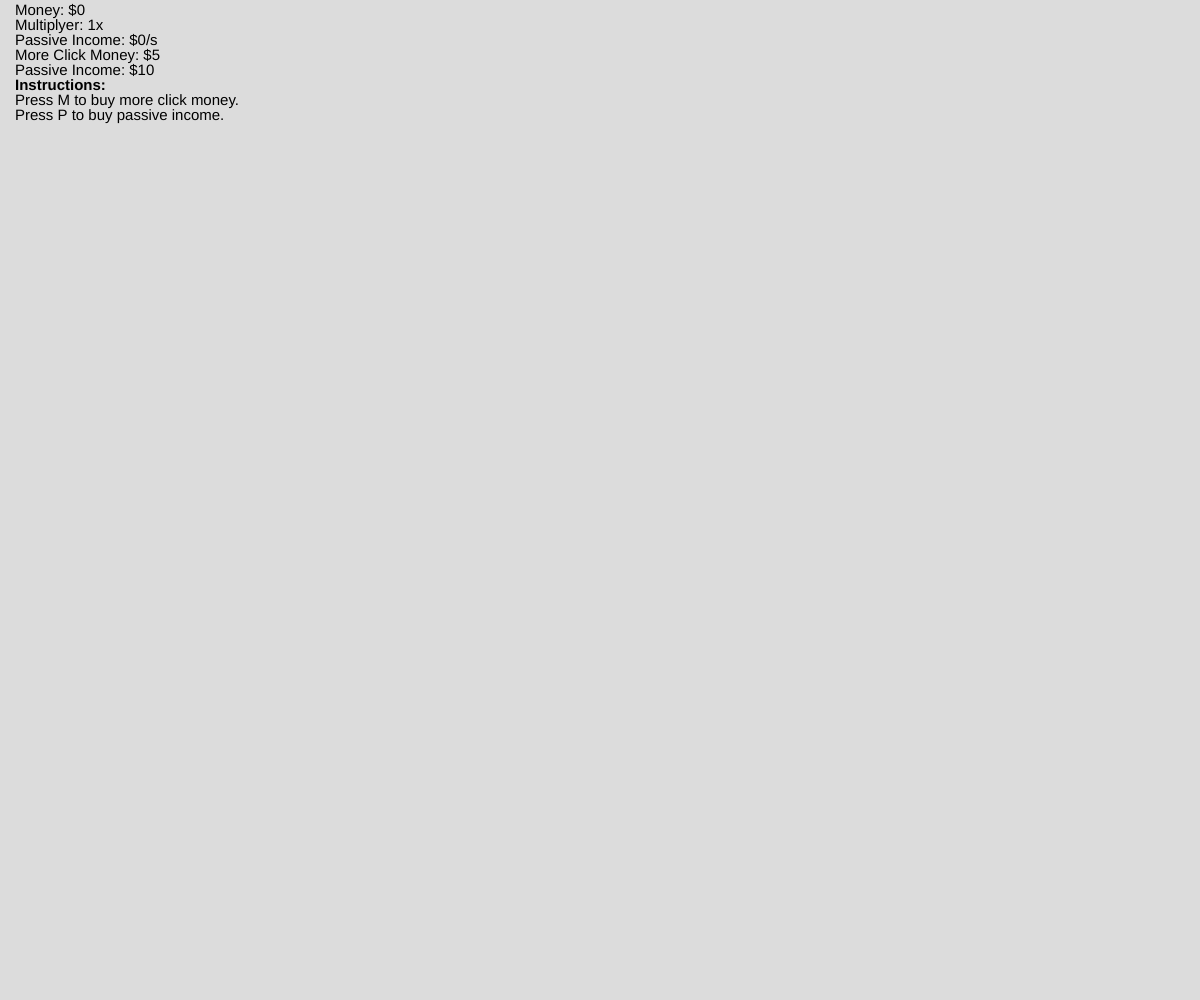
Frame 1 (no input)
Frame 60 (no input): identical to frame 1, image omitted
Frame 120 (the mouse pressed at the canvas centre since frame 60): identical to frame 1, image omitted

The p5.js sketch that drew this single still picture (run headless with seeded random() and noise() and a simulated clock; from frame 60 on, the mouse is pressed at the canvas centre):

// p5.js sketch
// ── sketch.js
// Project Title
// Tilden
// Date
//
// Extra for Experts:
// - describe what you did to take this project "above and beyond"


let theMoney = {
  money: 0,
  passiveIncome: 0,
  multi: 1,
  passiveMulti: 1,
  multiCost: 5,
  passiveCost: 10,
  priceMulti: 2,
  passivePriceMulti: 3,
};
let passiveEarn = {
  passiveDelay: 1000,
  timePassedEarn: 0,
  shouldAdd: true,
};
let disInfo = {
  sizeText: 15,
};
let multi = 1;
let passiveMulti = 1;
let passiveIncome = 0;
let money = 0;
let passiveCost = 10;
let multiCost = 5;
let sizeText = 15;
let passiveDelay = 1000;
let timePassedEarn = 0;
let shouldAdd = true;
function setup() {
  createCanvas(windowWidth, windowHeight);
  keyTyped();
}

function draw() {
  background(220);
  displayStats();
  displayPrice();
  displayInfo();
  theDelay(earnPassive);
}
function mouseClicked() {
  theMoney.money += theMoney.multi;
}
function keyTyped() {
  if (key === "m" && theMoney.money >= theMoney.themoney.multiCost * theMoney.multi) {
    theMoney.money -= theMoney.themoney.multiCost * multi;
    theMoney.multi *= theMoney.priceMulti;
    theMoney.multiCost *= theMoney.priceMulti;
  }

  if (key === "p" && money >= passiveCost * passiveMulti) {
    money -= passiveCost * passiveMulti;
    passiveIncome+=passiveMulti;
    passiveCost*=3;
  }
  if (key === "s"){
    secretHack();
  }
}
function earnPassive() {
  money += passiveIncome;
}
function displayStats() {
  function displayMoney() {
    textSize(sizeText);
    text("Money: $" + money, sizeText, sizeText);
    
  }
  function displayMulti() {
    text("Multiplyer: " + multi + "x", sizeText, sizeText * 2);
    textSize(sizeText);
  }
  function displayPassive() {
    textSize(sizeText);
    text("Passive Income: $" + passiveIncome + "/s", sizeText, sizeText * 3);
  }
  displayMoney();
  displayMulti();
  displayPassive();
}
function displayPrice() {
  function displayMultiPrice() {
    textSize(sizeText);
    text("More Click Money: $" + multi * multiCost, sizeText, sizeText * 4);
  }
  function displayPassivePrice(textPos) {
    textSize(sizeText);
    if (passiveIncome <= 0) {
      text("Passive Income: $" + passiveCost, sizeText, sizeText * textPos);
    } 
    else {
      text(
        "More Passive Income: $" + passiveCost, sizeText, sizeText * textPos);
    }
  }
  displayMultiPrice();
  displayPassivePrice(5);
}
function displayInfo(){
  function displayInfoTitle(){
    textSize(sizeText);
    textStyle(BOLD);
    text("Instructions:", sizeText, sizeText * 6);
  }
  function displayTheInfo(){
    textSize(sizeText);
    textStyle(NORMAL);
    text("Press M to buy more click money.", sizeText, sizeText * 7);
    text("Press P to buy passive income.", sizeText, sizeText * 8);
  }
  displayInfoTitle();
  displayTheInfo();
}
function theDelay(theFunction){
  if(millis() > timePassedEarn + passiveDelay){
    shouldAdd = true;
    timePassedEarn = millis();
  }
  else{ 
    shouldAdd = false;
  }
  if(shouldAdd){
    theFunction();
  }
}
function secretHack(){
  money += 1000000;
}
